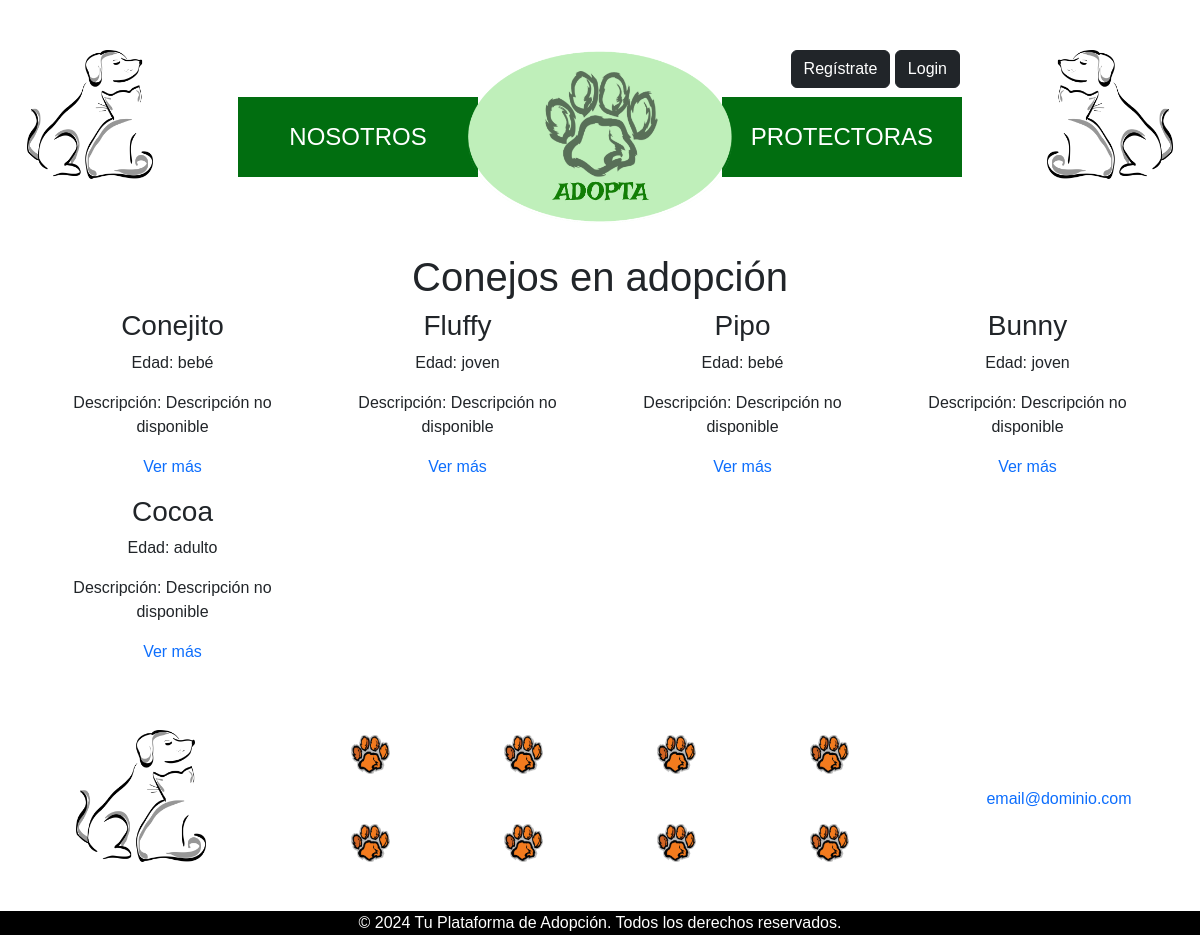
Screenshot of /public_html/router.php?action=buscarPorEspecie&especie=Conejos with the database file from the repository.
### tables this page shows
CREATE TABLE IF NOT EXISTS `animales` (
  `id_animal` int NOT NULL AUTO_INCREMENT,
  `id_protectora` int DEFAULT NULL,
  `id_especie` int DEFAULT NULL,
  `nombre_animal` varchar(100) NOT NULL,
  `descripcion` longtext,
  `raza` varchar(100) DEFAULT NULL,
  `tamano` enum('enano','pequeño','mediano','grande','gigante') DEFAULT NULL,
  `sexo` enum('Macho','Hembra') DEFAULT NULL,
  `edad` enum('bebé','joven','adulto','anciano') DEFAULT NULL,
  `estado_salud` enum('Bueno','Enfermedad crónica','Malo','Otros (consultar)') DEFAULT NULL,
  `foto_principal` longblob NOT NULL,
  `fotos_adicionales` longblob,
  `adoptado` tinyint(1) DEFAULT '0',
  `urgente` tinyint(1) DEFAULT '0',
  `en_acogida` tinyint(1) DEFAULT '0',
  `esterilizado` enum('Sí','Con compromiso de esterilización') DEFAULT NULL,
  `fallecido` tinyint(1) DEFAULT '0',
  PRIMARY KEY (`id_animal`),
  KEY `id_protectora` (`id_protectora`),
  KEY `id_especie` (`id_especie`)
);

### public_html/index.php (called while the page is built, shortened)
<?php
    include PROJECT_ROOT . '/templates/main.php';
?>

### src/controllers/AnimalController.php (called while the page is built, shortened)
<?php
    require_once PROJECT_ROOT . '/src/models/Animal.php';
    class AnimalController {
        public $animalmodel;
        public function __construct($conn) {
            $this->conn = $conn;
            $this->animalmodel = new Animal($this->conn);
        }
        public function buscarPorEspecie($especie) {
            return $this->animalmodel->getAnimalesPorFiltro('especie', $especie);
        }
    }
?>

### src/models/Animal.php (called while the page is built, shortened)
<?php
    class Animal {
        private $conn;
        public function __construct($db) {
            $this->conn = $db;
        }
        public function getAnimalesPorFiltro($filtro, $valor) {
            if ($filtro = "especie"){
                $query = "SELECT a.*, e.nombre_especie FROM animales a
                JOIN especies e ON a.id_especie = e.id_especie
                WHERE e.nombre_especie = :valor";
                $stmt = $this->conn->prepare($query);
                $stmt->bindParam(':valor', $valor);
                $stmt->execute();
                return $stmt->fetchAll(PDO::FETCH_ASSOC);
            }
        }
    }
?>

### src/views/resultadosEspeciesView.php (the view, shortened to what this page needs)
<h1><?php echo htmlspecialchars($especie); ?> en adopción</h1>
<div id="animales-list" class="container">
    <div id="animales-container" class="row">
        <?php if (empty($animales)): ?>
            <p>No se encontraron animales para esta especie.</p>
        <?php else: ?>
            <?php foreach ($animales as $animal): ?>
                <div class="col-md-3 mb-3">
                    <div class="animal">
                        <h3><?php echo htmlspecialchars($animal['nombre_animal']); ?></h3>
                        <p>Edad: <?php echo htmlspecialchars($animal['edad']); ?></p>
                        <p>Descripción: <?php echo nl2br(htmlspecialchars($animal['descripcion'] ?? 'Descripción no disponible')); ?></p>
                        <a href="casoIndividual.php?id=<?php echo $animal['id_animal']; ?>">Ver más</a>
                    </div>
                </div>
            <?php endforeach; ?>
        <?php endif; ?>
    </div>
</div>

### public_html/assets/css/customStyle.css (style rules this page uses)
* { font-family: Arial, Helvetica, sans-serif; }
html, body { height: 100%; }
body { margin: 50px 0 0 0; display: flex; flex-direction: column; }
a { text-decoration: none !important; }

### rows the page displays
animales: nombre_animal "Conejito", edad "bebé", descripcion "Descripción no disponible"
animales: nombre_animal "Fluffy", edad "joven", descripcion "Descripción no disponible"
animales: nombre_animal "Pipo", edad "bebé", descripcion "Descripción no disponible"
animales: nombre_animal "Bunny", edad "joven", descripcion "Descripción no disponible"
animales: nombre_animal "Cocoa", edad "adulto", descripcion "Descripción no disponible"

### other values shown
$especie "Conejos"
